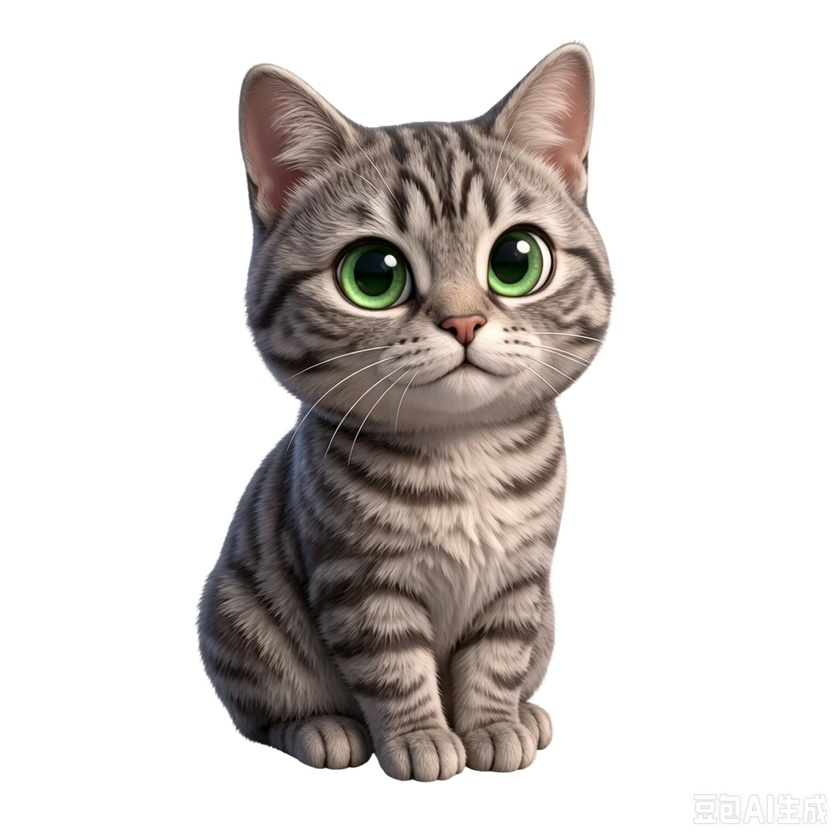
#> input picture assets/nizi_user_source.jpg, 840 x 840 px, shrunk from 1920 x 1920 before the run
$ python clean_bg_cat.py
#> lines starting #> are read from the running program, lines starting #| are printed output that depends on the picture; after the words box and inside, x2 and y2 are one past the last pixel; in counts of white or black regions, pixels touching at a corner belong together
#!/usr/bin/env python3
"""针对用户抠好的 3D 猫图（白底 JPG）精细化抠图 -> 透明 PNG。

流程：
1. 边缘连通 flood-fill 去白底（容差 tol，从四边出发只删与边缘连通且接近白底的区域）
2. 仅保留最大连通块（清掉右下角"豆包AI生成"水印、JPEG 杂点等小连通块）
3. 去色晕 defringe：把边缘带像素颜色替换为最近的核心本体色，消除白底残留的浅白边
4. 羽化：mask 高斯模糊输出渐变 alpha，边缘平滑过渡
"""
import os
import numpy as np
from collections import deque
from PIL import Image
from scipy import ndimage

BASE_DIR = os.path.dirname(os.path.abspath(__file__))
ASSET_DIR = os.path.join(BASE_DIR, "assets")
SRC = os.path.join(ASSET_DIR, "nizi_user_source.jpg")
OUT = os.path.join(ASSET_DIR, "nizi_clean.png")


def main():
    img = np.array(Image.open(SRC).convert("RGB")).astype(np.int32)
    H, W, _ = img.shape
#> H = 840; W = 840

    bg = np.array([255, 255, 255])  # 白底
    dist = np.abs(img - bg).sum(axis=2)

    tol = 30  # 略留余量，覆盖 JPEG 边缘杂色，又不漫入猫白肚皮
    print("flood-fill 容差 tol =", tol)

    bgmask = np.zeros((H, W), dtype=bool)
    q = deque([(x, 0) for x in range(W)] + [(x, H - 1) for x in range(W)] +
              [(0, y) for y in range(H)] + [(W - 1, y) for y in range(H)])
    while q:
        x, y = q.popleft()
        if not (0 <= x < W and 0 <= y < H):
            continue
        if bgmask[y, x]:
            continue
        if dist[y, x] >= tol:
            continue
        bgmask[y, x] = True
        q += [(x + 1, y), (x - 1, y), (x, y + 1), (x, y - 1)]
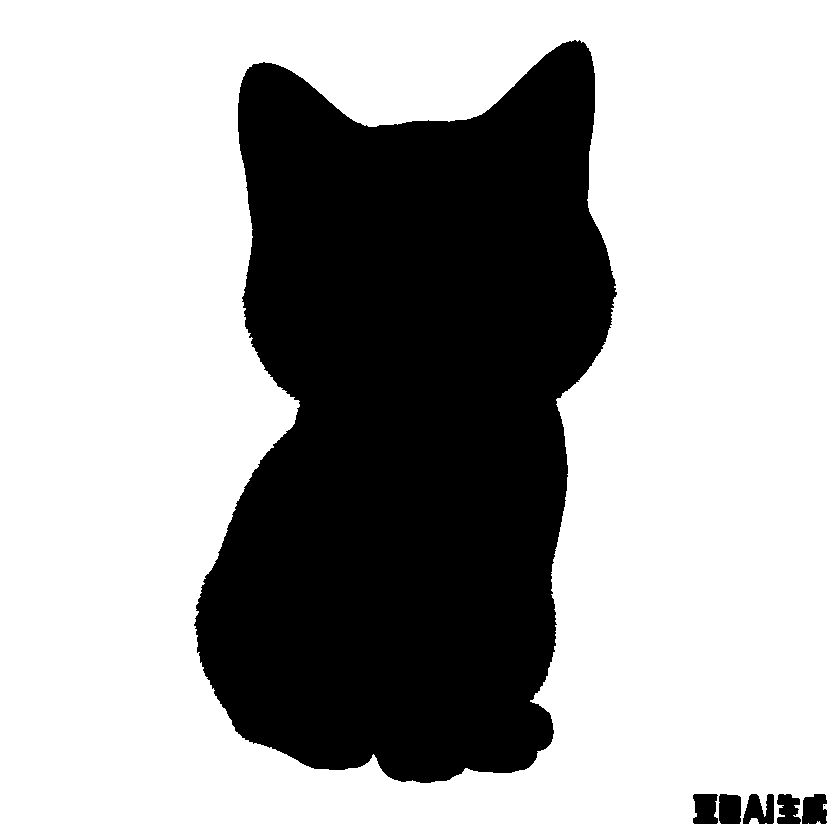
#> bgmask: shape (840, 840) bool; 67.6% white; 7 black regions (1 under 20 px), largest, box (x1, y1, x2, y2) and area: (194, 40, 617, 783) 225701, (743, 794, 774, 824) 661, (693, 794, 718, 824) 654, (802, 794, 827, 824) 645, (719, 794, 741, 824) 631, (777, 794, 801, 824) 553

    cat = ~bgmask
    cat = ndimage.binary_fill_holes(cat)
    cat = ndimage.binary_opening(cat, iterations=1)
#> cat: shape (840, 840) bool; 32.4% white; 6 white regions, box (x1, y1, x2, y2) and area: (194, 40, 617, 783) 225620, (743, 794, 774, 824) 658, (693, 794, 718, 824) 650, (802, 794, 827, 824) 642, (719, 794, 741, 824) 629, (777, 794, 801, 824) 546

    # 仅保留最大连通块（删水印/杂点）
    labels, n = ndimage.label(cat)
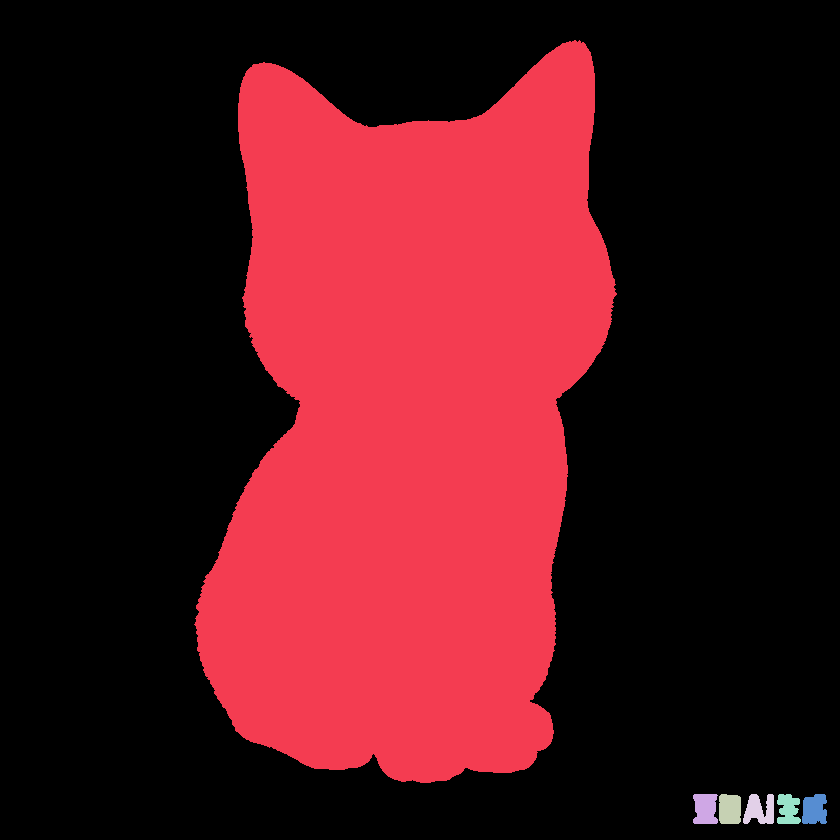
#> labels: shape (840, 840) int32; 7 distinct labels, from 0 to 6; one colour per label, 0 black
#> n = 6
    sizes = ndimage.sum(cat, labels, range(1, n + 1))
#> sizes = [225620, 650, 629, 658, 546, 642]
    big = int(np.argmax(sizes)) + 1
#> big = 1
    removed = int(cat.sum() - sizes[big - 1])
#> removed = 3125
    print(f"连通块 {n} 个，仅保留最大块({int(sizes[big-1])} 像素)，删 {removed} 噪点像素")
#| 连通块 6 个，仅保留最大块(225620 像素)，删 3125 噪点像素
    cat = labels == big
#> cat: shape (840, 840) bool; 32% white; 1 white region, box (x1, y1, x2, y2) and area: (194, 40, 617, 783) 225620

    # 羽化渐变 alpha
    soft = ndimage.gaussian_filter(cat.astype(np.float32), sigma=2.5)
    alpha = (np.clip(soft * 255, 0, 255)).astype(np.uint8)

    # 去色晕：边缘带颜色替换为最近核心本体色
    rgb = img.copy()
    ero = ndimage.binary_erosion(cat, iterations=2)
#> ero: shape (840, 840) bool; 31.4% white; 1 white region, box (x1, y1, x2, y2) and area: (196, 42, 615, 781) 221455
    if ero.sum() > 0:
        _, idx = ndimage.distance_transform_edt(~ero, return_indices=True)
        iy, ix = idx[0], idx[1]
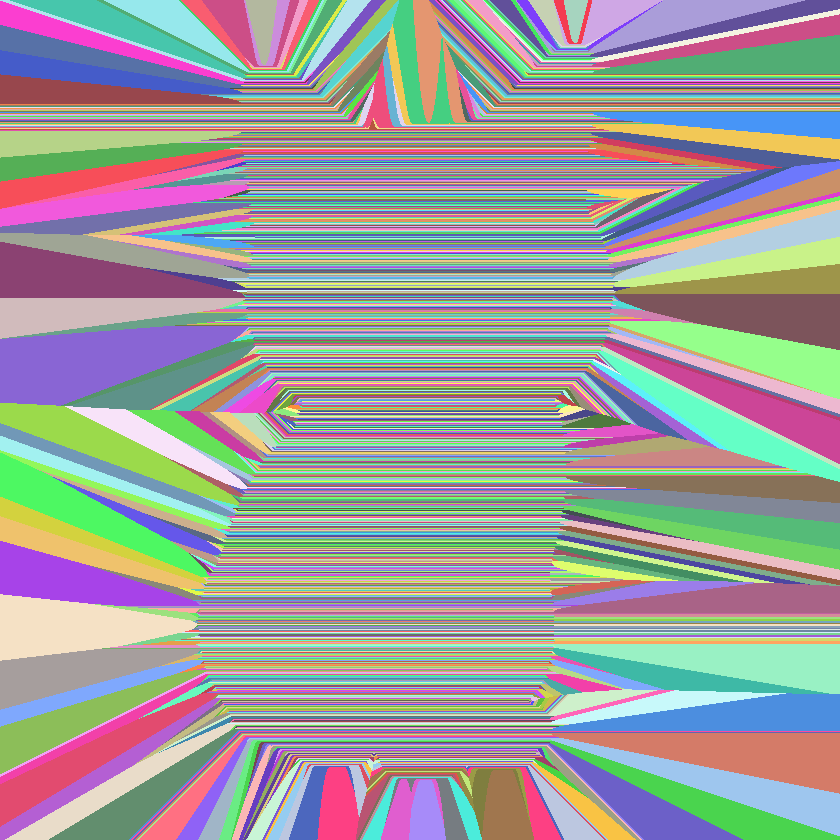
#> iy: shape (840, 840) int32; 739 distinct labels, from 42 to 780; one colour per label, 0 black
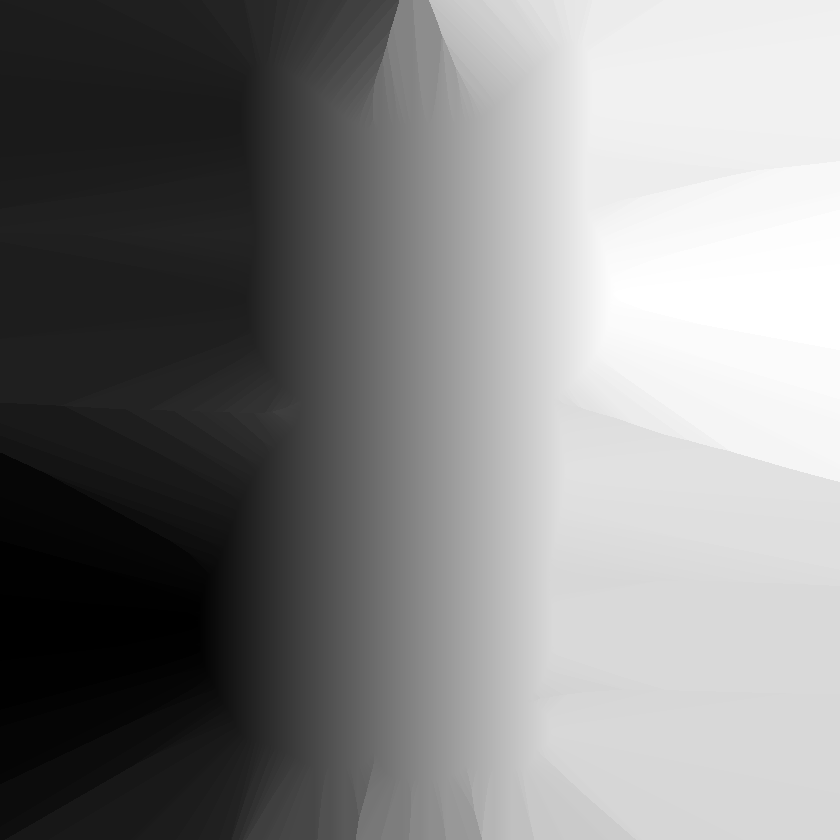
#> ix: shape (840, 840) int32; min 196, max 614, mean 410.8; drawn with min black and max white
        edge = cat & ~ero
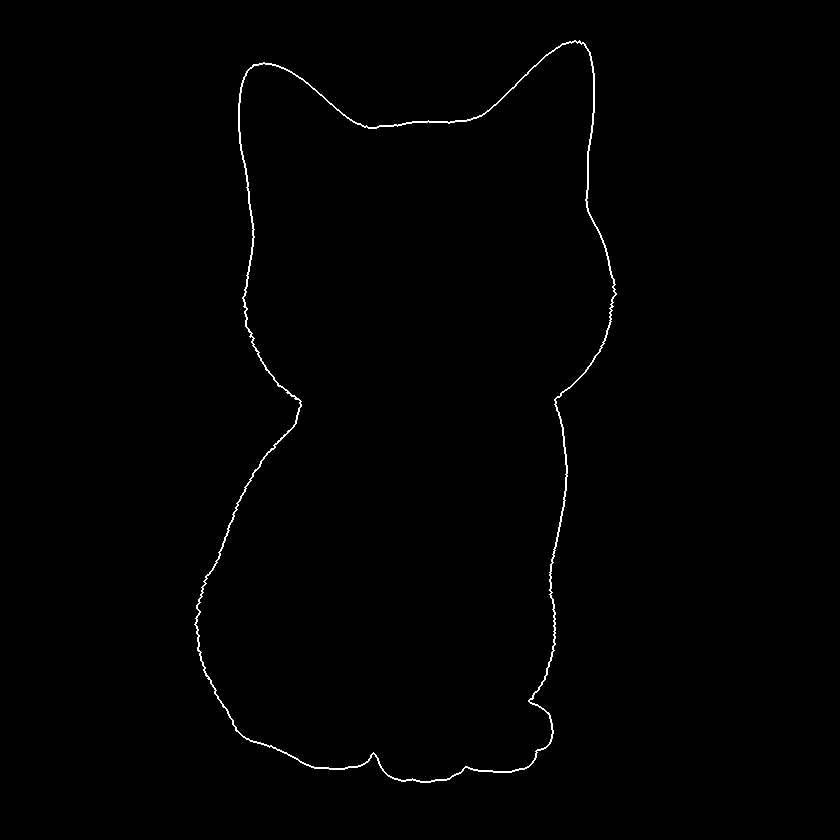
#> edge: shape (840, 840) bool; 0.59% white in thin lines or dots, all inside (x1, y1, x2, y2) = (194, 40, 617, 783)
        rgb[edge] = img[iy[edge], ix[edge]]
#> rgb: shape (840, 840, 3) int32; mean R, G, B 213.1, 208.4, 206
        for c in range(3):
            ch = rgb[..., c].astype(np.float32)
            rgb[edge, c] = ndimage.gaussian_filter(ch, sigma=0.8)[edge]
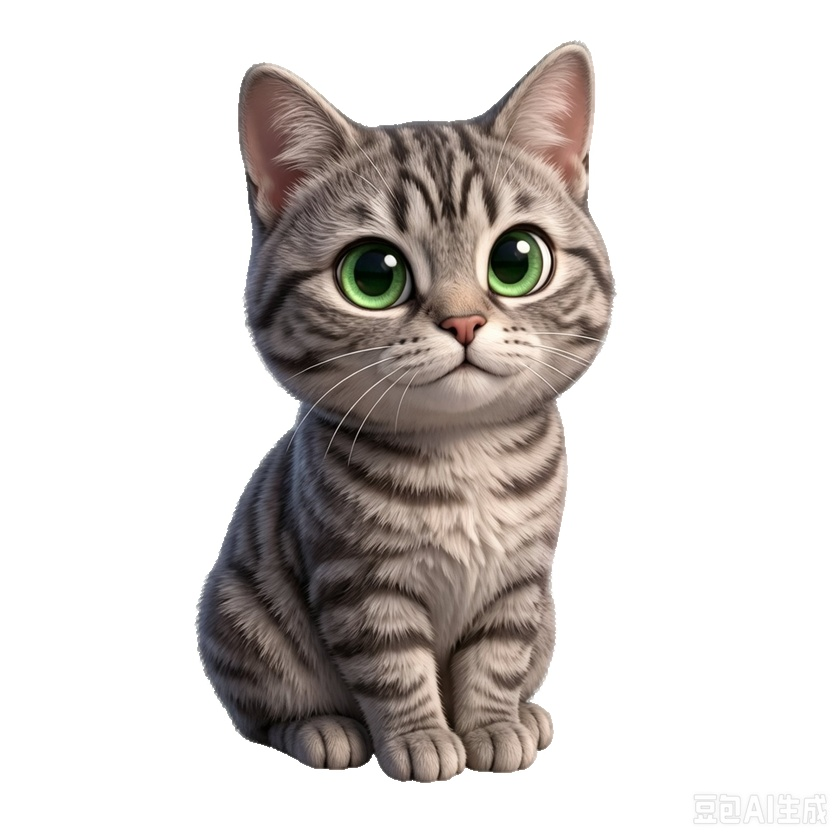
#> rgb: shape (840, 840, 3) int32; mean R, G, B 213.2, 208.5, 206.1

    out = np.zeros((H, W, 4), dtype=np.uint8)
    out[..., :3] = np.clip(rgb, 0, 255).astype(np.uint8)
    out[..., 3] = alpha
    Image.fromarray(out, "RGBA").save(OUT)

    print("输出尺寸:", W, "x", H, " 透明像素占比: %.1f%%" % (100 * (out[..., 3] == 0).mean()))
#| 输出尺寸: 840 x 840  透明像素占比: 65.9%
    ys, xs = np.where(out[..., 3] > 0)
    print("猫身包围盒 x[%d,%d] y[%d,%d]" % (xs.min(), xs.max(), ys.min(), ys.max()))
#| 猫身包围盒 x[188,622] y[34,789]
    cy, cx = H // 2, W // 2
#> cy = 420; cx = 420
    core = out[cy - 200:cy + 200, cx - 200:cx + 200, 3]
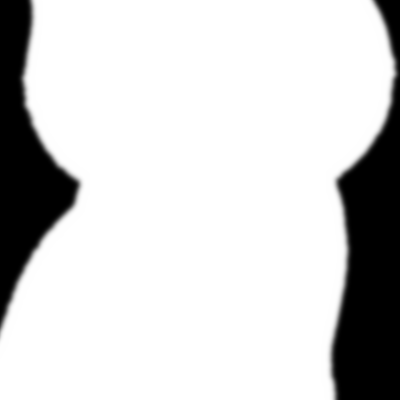
#> core: shape (400, 400); min 0, max 255, mean 209.5
    print("中心核(±200)透明率: %.1f%% (本体完好应接近0)" % (100 * (core == 0).mean()))
#| 中心核(±200)透明率: 14.5% (本体完好应接近0)


if __name__ == "__main__":
    main()

$ run again, with assets/nizi.png saved as assets/nizi_user_source.jpg
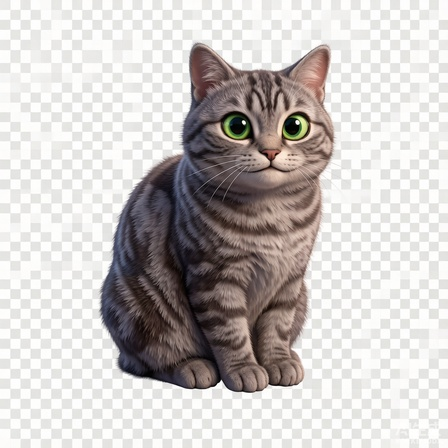
#> input picture assets/nizi.png, 448 x 448 px, shrunk from 1024 x 1024 before the run
#> after the loop in main, `while q:`:
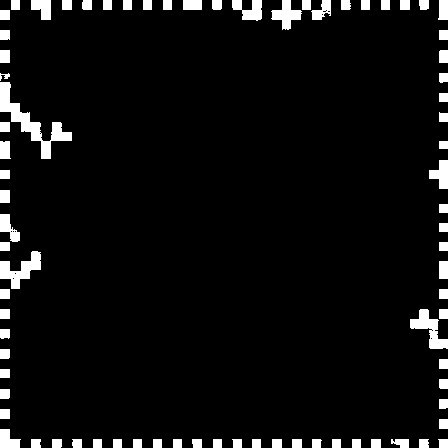
#> bgmask: shape (448, 448) bool; 5.8% white; 79 white regions, largest, box (x1, y1, x2, y2) and area: (0, 82, 72, 159) 1336, (0, 251, 41, 289) 712, (410, 309, 448, 349) 638
#> labels: shape (448, 448) int32; 10 distinct labels, from 0 to 9
#> n = 9
#> sizes = [106, 187948, 96, 106, 103, 106, 97, 106, 196]
#> big = 2
#> removed = 916
#| 连通块 9 个，仅保留最大块(187948 像素)，删 916 噪点像素
#> ero: shape (448, 448) bool; 90.4% white; 1 black region, box (x1, y1, x2, y2) and area: (0, 0, 448, 448) 19333
#> iy: shape (448, 448) int32; 444 distinct labels, from 2 to 445
#> edge: shape (448, 448) bool; 3.3% white in thin lines or dots
#| 输出尺寸: 448 x 448  透明像素占比: 0.8%
#| 猫身包围盒 x[0,447] y[0,447]
#> in main, `core = out[cy - 200:cy + 200, cx - 200:cx + 200, 3]`:
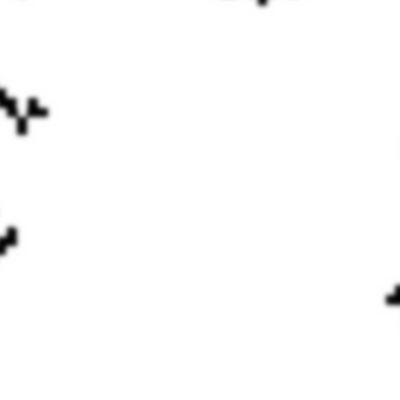
#> core: shape (400, 400); min 1, max 255, mean 252.8
#| 中心核(±200)透明率: 0.0% (本体完好应接近0)
